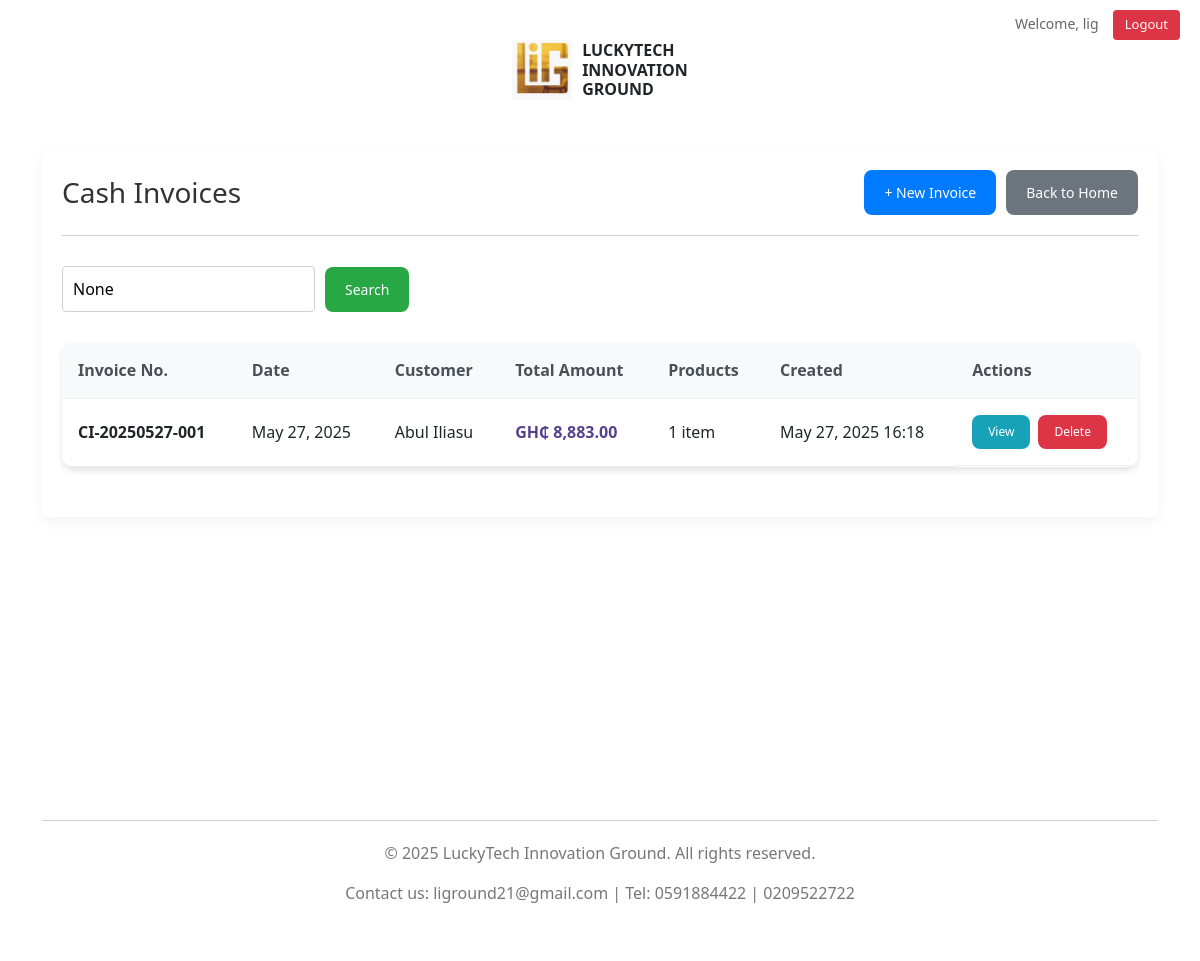
Page /invoices/ (signed in) on the committed database.
### home/models.py (models this page shows, shortened)
class CashInvoice(models.Model):
    invoice_number = models.CharField(max_length=20, unique=True, editable=False)
    date_created = models.DateTimeField(default=timezone.now)
    customer_name = models.CharField(max_length=255)
    customer_address = models.CharField(max_length=255, blank=True, null=True)
    date = models.DateField()
    total_amount = models.DecimalField(max_digits=10, decimal_places=2)
    customer_sign = models.CharField(max_length=100, blank=True, null=True)
    manager_sign = models.CharField(max_length=100, blank=True, null=True)
    created_by = models.CharField(max_length=100, default='System')
    notes = models.TextField(blank=True, null=True)
    class Meta:
        ordering = ['-date_created']
        verbose_name = 'Cash Invoice'
        verbose_name_plural = 'Cash Invoices'
    @property
    def formatted_total(self):
        return f"GH₵ {self.total_amount:,.2f}"

### home/views.py (the view)
# urls.py: path('invoices/', login_required(views.invoice_list), name='invoice_list'),
def invoice_list(request):
    invoices_list = CashInvoice.objects.all()
    search_query = request.GET.get('search')
    if search_query:
        invoices_list = invoices_list.filter(
            Q(invoice_number__icontains=search_query) |
            Q(customer_name__icontains=search_query) |
            Q(customer_address__icontains=search_query)
        )
    paginator = Paginator(invoices_list, 10)  # Show 10 invoices per page
    page_number = request.GET.get('page')
    invoices = paginator.get_page(page_number)
    return render(request, 'home/invoice_list.html', {
        'invoices': invoices,
        'search_query': search_query
    })

### home/templates/home/invoice_list.html (shortened to what this page needs)
{% extends 'home/base.html' %}
{% block content %}
<div class="list-container">
    <div class="list-header">
        <h2>Cash Invoices</h2>
        <div class="header-actions">
            <a href="{% url 'home:cash_invoice' %}" class="btn primary-btn">+ New Invoice</a>
            <a href="{% url 'home:index' %}" class="btn back-btn">Back to Home</a>
        </div>
    </div>
    <div class="search-container">
        <form method="get" class="search-form">
            <div class="search-input-group">
                <input type="text" name="search" placeholder="Search invoices..." value="{{ search_query }}" class="search-input">
                <button type="submit" class="btn search-btn">Search</button>
            </div>
        </form>
    </div>
    {% if invoices %}
        <div class="invoices-table desktop-view">
            <table class="data-table">
                <thead>
                    <tr>
                        <th>Invoice No.</th>
                        <th>Date</th>
                        <th>Customer</th>
                        <th>Total Amount</th>
                        <th>Products</th>
                        <th>Created</th>
                        <th>Actions</th>
                    </tr>
                </thead>
                <tbody>
                    {% for invoice in invoices %}
                    <tr>
                        <td><strong>{{ invoice.invoice_number }}</strong></td>
                        <td>{{ invoice.date|date:"M d, Y" }}</td>
                        <td>{{ invoice.customer_name|truncatechars:30 }}</td>
                        <td class="amount">{{ invoice.formatted_total }}</td>
                        <td>{{ invoice.products.count }} item{{ invoice.products.count|pluralize }}</td>
                        <td>{{ invoice.date_created|date:"M d, Y H:i" }}</td>
                        <td class="actions">
                            <a href="{% url 'home:invoice_detail' invoice.id %}" class="btn view-btn">View</a>
                            <form action="{% url 'home:delete_invoice' invoice.id %}" method="post" style="display:inline;" onsubmit="return confirmDelete();">
                                <button type="submit" class="btn delete-btn">Delete</button>
                            </form>
                        </td>
                    </tr>
                    {% endfor %}
                </tbody>
            </table>
        </div>
    {% endif %}
</div>
{% endblock %}

### home/templates/home/base.html (shortened to what this page needs)
<!DOCTYPE html>
<html lang="en">
<head>
    {% load static %}
    <link rel="stylesheet" href="{% static 'css/styles.css' %}">
    <link rel="stylesheet" href="{% static 'css/receipt_styles.css' %}">
    <link href="https://cdn.jsdelivr.net/npm/bootstrap@5.1.3/dist/css/bootstrap.min.css" rel="stylesheet">
</head>
<body>
    {% if user.is_authenticated %}
    <div class="auth-nav">
        <span class="welcome-text">Welcome, {{ user.username }}</span>
        <form method="post" action="{% url 'accounts:logout' %}" style="display: inline;">
            <button type="submit" class="logout-btn" style="border: none; cursor: pointer;">Logout</button>
        </form>
    </div>
    {% endif %}
    <div class="container">
        <header>
            <div class="logo">
                <img src="{% static 'images/logo.jpg' %}" alt="LuckyTech Logo" class="logo-image">
                <div class="logo-full">
                    <div>LUCKYTECH</div>
                    <div>INNOVATION</div>
                    <div>GROUND</div>
                </div>
            </div>
        </header>
        <main>
            {% block content %}{% endblock %}
        </main>
        <footer>
            <p>&copy; {% now "Y" %} LuckyTech Innovation Ground. All rights reserved.</p>
            <p>Contact us: liground21@gmail.com | Tel: 0591884422 | 0209522722</p>
        </footer>
    </div>
</body>
</html>

### static/css/styles.css (style rules this page uses)
:root { --primary-color: #2c2e50; --secondary-color: #f0e6b8; --accent-color: #55428f; --text-color: #333; --light-text: #777; --border-color: #d0d0d0; --hover-color: #4f3e82; --button-text: #fff; }
* { margin: 0; padding: 0; box-sizing: border-box; }
body { font-family: 'Roboto', sans-serif; line-height: 1.6; color: var(--text-color); background-color: #f5f5f5; }
.container { max-width: 1200px; margin: 0 auto; padding: 20px; }
header { display: flex; justify-content: center; align-items: center; padding: 20px 0; margin-bottom: 30px; }
.logo { display: flex; align-items: center; }
.logo-image { width: 60px; height: auto; margin-right: 10px; }
.logo-full { display: flex; flex-direction: column; font-weight: bold; }
.logo-full div { line-height: 1.2; }
main { min-height: calc(100vh - 180px); }
.btn { display: inline-block; text-decoration: none; padding: 15px 25px; border-radius: 5px; font-weight: 500; transition: all 0.3s ease; cursor: pointer; border: none; text-align: center; }
footer { text-align: center; padding: 20px 0; margin-top: 50px; border-top: 1px solid var(--border-color); color: var(--light-text); }
.back-btn { background-color: #f0f0f0; color: var(--text-color); padding: 8px 15px; }
input[type="text"], input[type="date"], input[type="number"], textarea { width: 100%; padding: 10px; border: 1px solid var(--border-color); border-radius: 4px; font-size: 16px; }
.list-container { max-width: 1200px; margin: 0 auto; background-color: #fff; padding: 30px; border-radius: 8px; box-shadow: 0 5px 15px rgba(0, 0, 0, 0.05); }
.list-header { display: flex; justify-content: space-between; align-items: center; margin-bottom: 30px; padding-bottom: 20px; border-bottom: 1px solid var(--border-color); }
.list-header h2 { color: var(--primary-color); }
.header-actions { display: flex; gap: 15px; }
.primary-btn { background-color: var(--accent-color); color: white; }
.search-container { margin-bottom: 30px; }
.search-form { display: flex; gap: 10px; align-items: center; }
.search-input { flex: 1; max-width: 300px; padding: 10px; border: 1px solid var(--border-color); border-radius: 4px; }
.search-btn { background-color: var(--primary-color); color: white; }
.data-table { width: 100%; border-collapse: collapse; margin-bottom: 30px; }
.data-table th, .data-table td { padding: 12px; text-align: left; border-bottom: 1px solid var(--border-color); }
.data-table th { background-color: var(--primary-color); color: white; font-weight: 500; }
.data-table .amount { font-weight: bold; color: var(--accent-color); }
.actions { display: flex; gap: 8px; }
.view-btn { background-color: var(--accent-color); color: white; padding: 5px 10px; font-size: 12px; }
.delete-btn { background-color: #dc3545; color: white; padding: 5px 10px; font-size: 12px; }

### home/templates/home/base.html (style rules this page uses)
.auth-nav { position: absolute; top: 10px; right: 20px; z-index: 1000; }
.auth-nav .welcome-text { color: #666; font-size: 14px; margin-right: 10px; }
.logout-btn { background-color: #dc3545; color: white; padding: 5px 12px; border-radius: 4px; text-decoration: none; font-size: 13px; transition: background-color 0.3s; }

### rows in the picture
CashInvoice: invoice_number "CI-20250527-001", date "May 27, 2025", customer_name "Abul Iliasu", formatted_total "GH₵ 8,883.00", products.count "1", date_created "May 27, 2025 16:18"

### other values in the picture
{{ user.username }} "lig"
